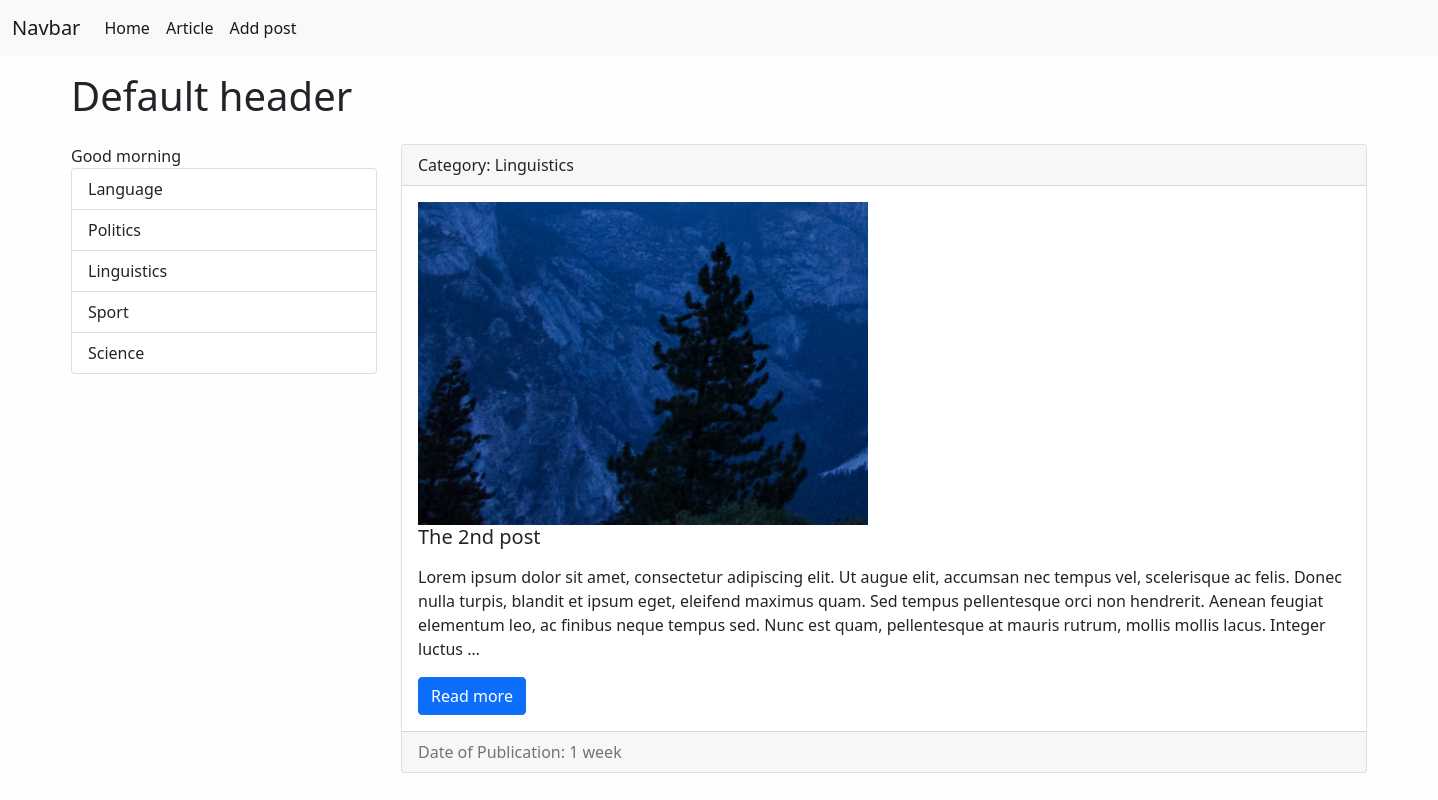
Page /category/3/ on the earlier database version.
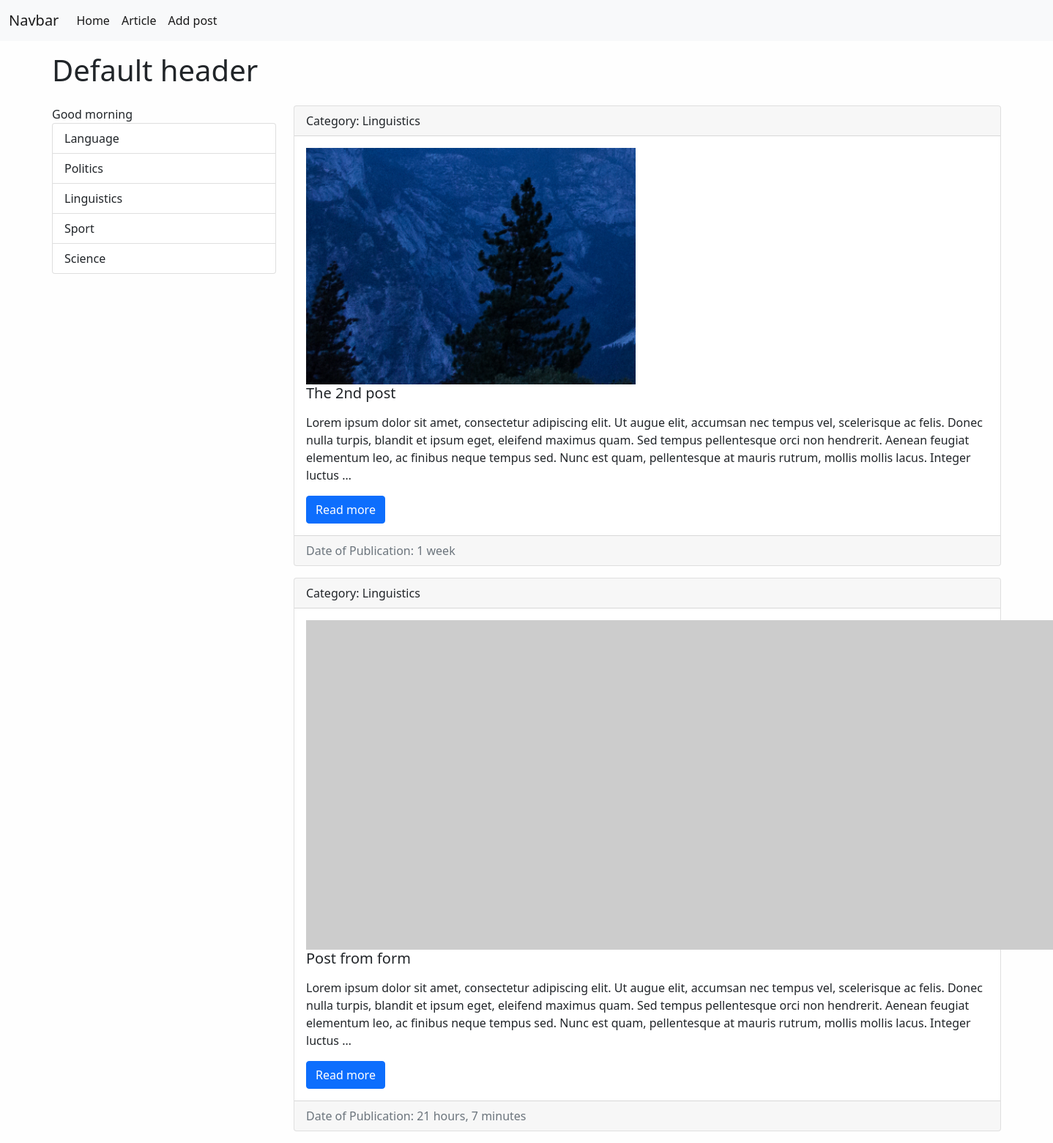
Same page on the later database version.
### article/models.py (models this page shows, shortened)
class Category(models.Model):
    objects = None
    title = models.CharField(max_length=150, db_index=True, verbose_name='Category')
    def get_absolute_url(self):
        return reverse('category', kwargs={"cat_id": self.pk})
    def __str__(self):
        return self.title
    class Meta:
        verbose_name = 'Category'
        verbose_name_plural = 'Categories'

class Article(models.Model):
    title = models.CharField(max_length=150, db_index=True, verbose_name='Title')
    content = models.TextField(blank=True, verbose_name='Post content')
    created_date = models.DateTimeField(auto_now_add=True, verbose_name='Date of publication')
    updated_date = models.DateTimeField(auto_now=True, verbose_name='Last update')
    photo = models.ImageField(upload_to="img/%Y/%m/", verbose_name='Image', blank=True)
    is_published = models.BooleanField(default=True, verbose_name='Posted')
    category = models.ForeignKey('Category', on_delete=models.PROTECT, null=True, verbose_name="Category")
    def get_absolute_url(self):
        return reverse('post', kwargs={"post_id": self.pk})
    class Meta:
        verbose_name = 'article'
        verbose_name_plural = 'articles'
        ordering = ['created_date']

### article/views.py (the view)
# urls.py: path('category/<int:cat_id>/', get_category, name='category'),
def get_category(request, cat_id):
    posts = Article.objects.filter(category_id=cat_id)
    cur_cat = Category.objects.get(pk=cat_id)
    return render(request, 'article/category.html', {"post_k": posts, "cur_cat": cur_cat})

### article/templatetags/article_tags.py (called while the page is built)
@register.simple_tag()
def get_categories():
    return Category.objects.all()

@register.inclusion_tag("article/list_categories.html")
def display_categories(arg1="Hello", arh2="There"):
    categories = Category.objects.all()
    return {"cats": categories, "arg1": arg1, "arh2":arh2}

### article/templates/article/category.html (shortened to what this page needs)
{% extends 'base.html' %}
{% block sidebar %}
    {% include 'inc/_sidebar.html' %}
{% endblock sidebar %}
{% block content%}
            {%for item in post_k%}
            <div class="card mb-3">
              <div class="card-header">
                  Category: {{ item.category}}
              </div>
              <div class="card-body">
                  <div class="media">
                      <div class="media-body">
                      {% if item.photo %}
                        <img src="{{ item.photo.url }}" alt="" width="450" class="mr-3">
                      {% else %}
                        <img src="https://picsum.photos/id/1084/450/300?grayscale" alt="" class="mr-3">
                      {% endif %}
                          <h5 class="card-title">{{item.title}}</h5>
                          <p class="card-text">{{item.content|linebreaks|truncatewords:55}}</p>
                          <a href="{{ item.get_absolute_url}}" class="btn btn-primary">Read more</a>
                      </div>
                  </div>
              </div>
              <div class="card-footer text-muted">
                 Date of Publication: {{item.created_date |timesince}}
              </div>
            </div>
            {%endfor%}
{% endblock content%}

### templates/base.html (shortened to what this page needs)
<!doctype html>
{% load static %}
<html lang="en">
  <head>
    <link  rel="stylesheet" href="{% static 'bootstrap/css/bootstrap.min.css' %}">
    <link  rel="stylesheet" href="{% static 'css/style.css' %}">
  </head>
  <body>
    {% include 'inc/_nav.html'%}
<div class="container mt-3">
    <h1>{% block head %} Default header{% endblock head %}</h1>
    <div class="row">
        <div class="col-md-3 mt-3">
            {% block sidebar%} sidebar{% endblock sidebar%}
        </div>
        <div class="col-md-9 mt-3">
            {% block content%} Content{% endblock content%}
        </div>
    </div>
</div>
  </body>
</html>

### templates/inc/_nav.html (shortened to what this page needs)
<nav class="navbar navbar-expand-lg navbar-light bg-light">
    <div class="container-fluid">
        <a class="navbar-brand" href="{% url 'home'%}">Navbar</a>
        <div class="collapse navbar-collapse" id="navbarSupportedContent">
            <ul class="navbar-nav me-auto mb-2 mb-lg-0">
                <li class="nav-item"><a class="nav-link active" aria-current="page" href="{% url 'home'%}">Home</a></li>
                <li class="nav-item"><a class="nav-link active" aria-current="page" href="{% url 'about'%}">Article</a></li>
                <li class="nav-item"><a class="nav-link active" aria-current="page" href="{% url 'add_post'%}">Add post</a></li>
            </ul>
        </div>
    </div>
</nav>

### templates/inc/_sidebar.html
{% load article_tags %}
    {% display_categories  arg1="Good morning"%}

### article/templates/article/list_categories.html
<div class="list-group">
    {{ arg1 }}
        {% for cat in cats %}
        {% if cur_cat == cat.pk%}
            <a href="{{ cat.get_absolute_url }}" class="list-group-item list-group-item-action active" aria-current="true">{{cat.title}}</a>
        {% else %}
            <a href="{{ cat.get_absolute_url }}" class="list-group-item list-group-item-action" aria-current="true">{{cat.title}}</a>
        {%endif%}
        {%endfor%}
</div>

### land_of_lang/static/css/style.css (style rules this page uses)
body { background-color: #fefefe; }

Differences in the rows shown:
added Article: category "Linguistics", title "Post from form", content "Lorem ipsum dolor sit amet, consectetur adipiscing elit. Ut augue elit, accumsan nec tempus vel, scelerisque ac felis. Donec nulla turpis, blandit et ipsum eget, eleifend maximus quam. Sed tempus pellentesque orci non hendrerit. Aenean feugiat elementum leo, ac finibus neque tempus sed. Nunc est quam, pellentesque at mauris rutrum, mollis mollis lacus. Integer luctus …", created_date "21 hours, 7 minutes"
